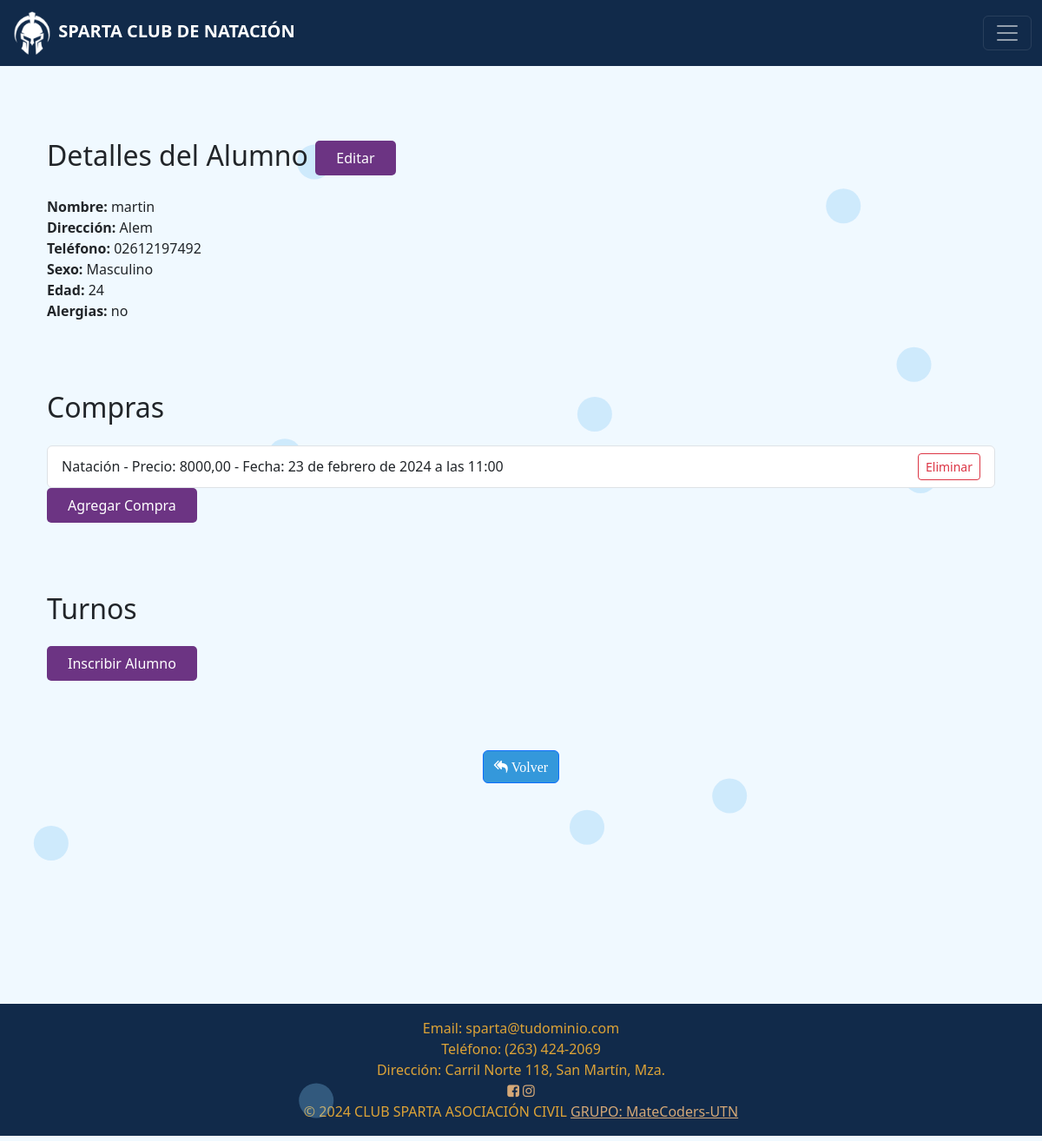
Page /ver_mas_usuario/2/ on the committed database.
### USUARIOS/models.py (models this page shows, shortened)
class CustomUser(AbstractUser):
    direccion = models.CharField(max_length=255)
    telefono = models.CharField(max_length=15)
    SEXO_CHOICES = [('M', 'Masculino'), ('F', 'Femenino')]
    sexo = models.CharField(choices=SEXO_CHOICES, max_length=1)
    edad = models.IntegerField(default=18)  # O cualquier valor predeterminado que desees
    telefono_emergencia = models.CharField(max_length=15)
    alergias = models.TextField(blank=True, null=True)
    class Meta:
        verbose_name = 'Usuario Personalizado'
        verbose_name_plural = 'Usuarios Personalizados'

### TIENDA/models.py (models this page shows, shortened)
class ComprasClase(models.Model):
    usuario = models.ForeignKey(CustomUser, on_delete=models.CASCADE)
    clase_comprada = models.CharField(max_length=100, null=True, blank=True)
    precio_clase = models.DecimalField(max_digits=10, decimal_places=2, null=True, blank=True)
    fecha_compra = models.DateTimeField(auto_now_add=True)
    cupos_disponibles_pagos = models.IntegerField(blank=True, null=True)

### TIENDA/views.py (the view)
# urls.py: path('ver_mas_usuario/<int:usuario_id>/', views.ver_mas_usuario, name='ver_mas_usuario'),
def ver_mas_usuario(request, usuario_id):
    usuario = get_object_or_404(CustomUser, pk=usuario_id)
    compras = ComprasClase.objects.filter(usuario=usuario)
    inscripciones = InscripcionClase.objects.filter(usuario=usuario, clase_natacion__fecha__gte=timezone.now())
    return render(request, 'tienda/ver_mas_usuario.html', {'usuario': usuario, 'compras': compras, 'inscripciones': inscripciones})

### TIENDA/templates/tienda/ver_mas_usuario.html (shortened to what this page needs)
{% extends 'tienda/layout.html' %}
{% load static %}
{% block body %}
  <div class="container">
    <h2 class="titulo">Detalles del Alumno
    <a href="{% url 'tienda:editar_usuario' usuario_id=usuario.id %}" class="btn btn-primary btn-enviar">Editar</a></h2>
    <div class="row">
      <div class="col-md-6">
        <p><strong>Nombre:</strong> {{ usuario.username }}</p>
        <p><strong>Dirección:</strong> {{ usuario.direccion }}</p>
        <p><strong>Teléfono:</strong> {{ usuario.telefono }}</p>
        <p><strong>Sexo:</strong> {{ usuario.get_sexo_display }}</p>
        <p><strong>Edad:</strong> {{ usuario.edad }}</p>
        <p><strong>Alergias:</strong> {{ usuario.alergias }}</p>
      </div>
    </div>
    <div class="row">
      <div class="col-md-12">
        <h2 class="titulo">Compras</h2>
        <ul class="list-group">
          {% for compra in compras %}
            <li class="list-group-item d-flex justify-content-between align-items-center">
              {{ compra.clase_comprada }} - Precio: {{ compra.precio_clase }} - Fecha: {{ compra.fecha_compra }}
              <form method="post" action="{% url 'tienda:eliminar_compra' compra_id=compra.id %}" style="display: inline;">
                <button type="submit" class="btn btn-outline-danger btn-sm ">Eliminar</button>
              </form>
            </li>
          {% endfor %}
        </ul>
        <a href="{% url 'tienda:agregar_compra' usuario_id=usuario.id %}" class="btn btn-success btn-enviar">Agregar Compra</a>
      </div>
    </div>
    <div class="row">
      <div class="col-md-12">
        <h2 class="titulo">Turnos</h2>
        <a href="{% url 'tienda:Inscripcion_alumno' usuario_id=usuario.id %}" class="btn btn-success btn-enviar">Inscribir Alumno</a>
      </div>
    </div>
    <div class="row">
      <div class="col-md-12 text-center">
        <a href="{% url 'tienda:lista_alumnos' %}" class="btn btn-primary btn-volver titulo"><i class="fa fa-reply-all" aria-hidden="true"> Volver</i></a>
      </div>
    </div>
  </div>
{% endblock body %}

### static/css/styles.css (style rules this page uses)
body h1, body h2, body h3, body p { margin: 0; }
body { display: flex; flex-direction: column; min-height: 100vh; margin: 0; overflow: auto; position: relative; z-index: 0; }
body, html { margin: 0; padding: 0; position: relative; margin-bottom: 0px; background-color: #F0F9FF; }
.container { flex: 1; margin-top: 80px; margin-bottom: 50px; position: relative; z-index: 2; }
.btn-volver { background-color: #3498DB!important; }
.titulo { margin-bottom: 1.5rem; margin-top: 5rem; }
.btn-enviar { background-color: #6C3483; color: #fff; border: none; padding: 0.5rem 1.5rem; border-radius: 5px; cursor: pointer; }

### rows in the picture
CustomUser: username "martin", direccion "Alem", telefono "02612197492", sexo "Masculino", edad "24", alergias "no"
ComprasClase: clase_comprada "Natación", precio_clase "8000,00", fecha_compra "23 de febrero de 2024 a las 11:00"
